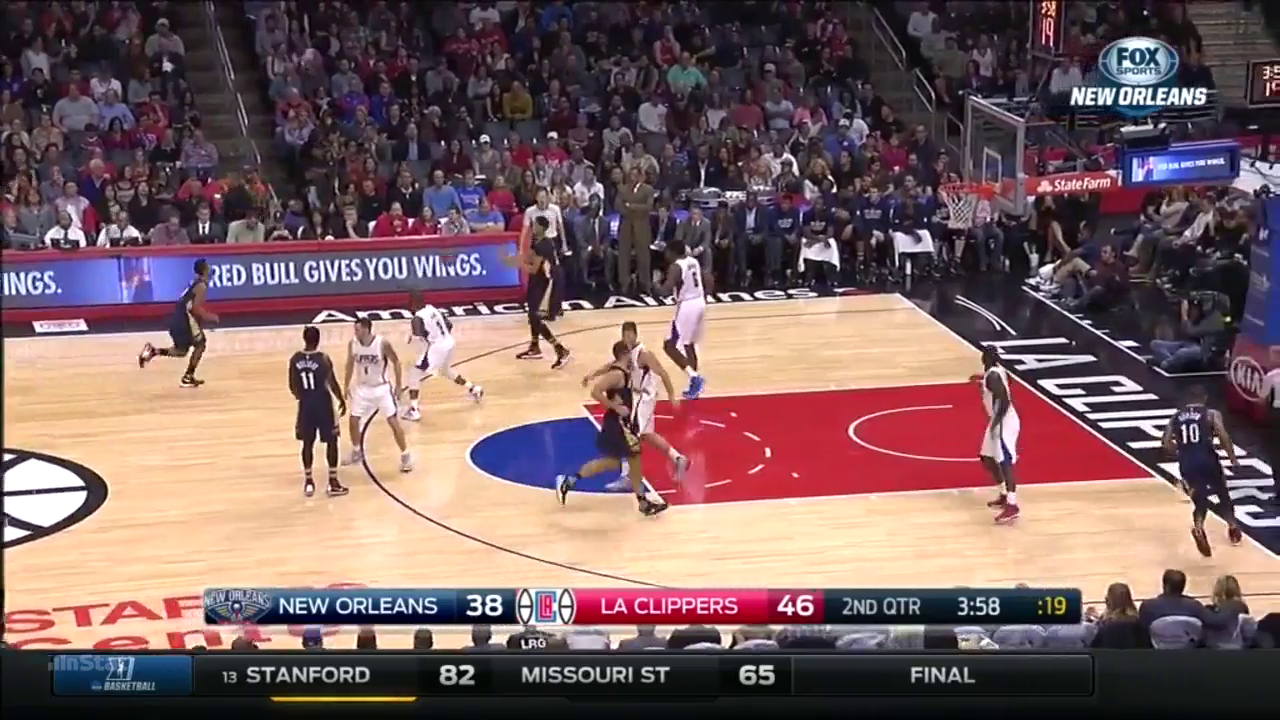
#> input picture frame 8 of 4DHumans/post_processing/noBbox.mp4, 1280 x 720 px
$ jupyter execute blackout.ipynb
#> lines starting #> are read from the running program, lines starting #| are printed output that depends on the picture
[cell 1]
import cv2
import joblib
import numpy as np

[cell 2]
def load_bounding_boxes(pickle_file):
#> called with pickle_file = '../../PHALP/bbox_data.pkl'
    return joblib.load(pickle_file)
#> (reads PHALP/bbox_data.pkl from the repository)

def apply_mask(frame, bboxes):
    mask = np.zeros_like(frame)
    for bbox in bboxes:
        x, y, w, h = map(int, bbox)
        mask[y:y+h, x:x+w] = frame[y:y+h, x:x+w]
    return mask

def process_video(video_path, bbox_data, output_path):
#> called with video_path = './noBbox.mp4', output_path = 'masked_output_video.avi'
    cap = cv2.VideoCapture(video_path)
    fourcc = cv2.VideoWriter_fourcc(*'XVID')
    out = cv2.VideoWriter(output_path, fourcc, 20.0, (int(cap.get(3)), int(cap.get(4))))

    frame_id = 0
    while cap.isOpened():
        ret, frame = cap.read()
#> frame is the input picture: shape (720, 1280, 3); mean B, G, R 98.1, 97, 122.5
        if not ret:
            break

        frame_key = f'{frame_id:06d}.jpg'
        if frame_key in bbox_data:
            frame = apply_mask(frame, bbox_data[frame_key]['gt_bbox'])
#> the loop in apply_mask, `for bbox in bboxes:` made 10 passes
#> (bbox, x, y, w, h) on passes 1 to 10: ([482.3, 337.6, 110.4, 192.4], 482, 337, 110, 192), ([1011.6, 352.6, 66.82, 188.4], 1011, 352, 66, 188), ([390.3, 314, 103.7, 158.9], 390, 313, 103, 158), ([434.9, 270.9, 79.69, 146.3], 434, 270, 79, 146), ([333.3, 316.5, 69.49, 183.1], 333, 316, 69, 183), ([716.9, 233.7, 73.1, 180.1], 716, 233, 73, 180), ([561.5, 312.8, 99.85, 182.9], 561, 312, 99, 182), ([1181, 399, 85.98, 192.1], 1180, 398, 85, 192), ([103.9, 261.1, 104.1, 144.2], 103, 261, 104, 144), ([581, 202, 70.52, 164.2], 581, 202, 70, 164)
#> after the loop in apply_mask, `for bbox in bboxes:`:
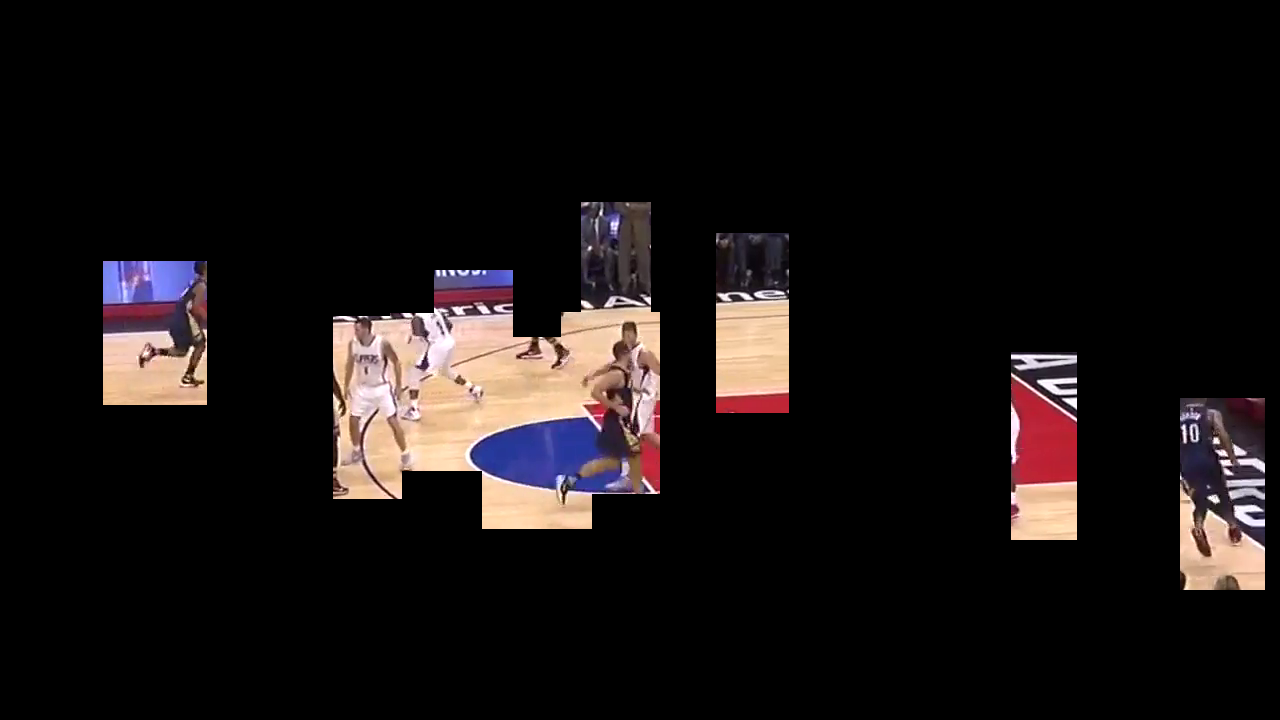
#> mask: shape (720, 1280, 3); mean B, G, R 18.3, 18.5, 23.3

        out.write(frame)
        frame_id += 1

    cap.release()
    out.release()
